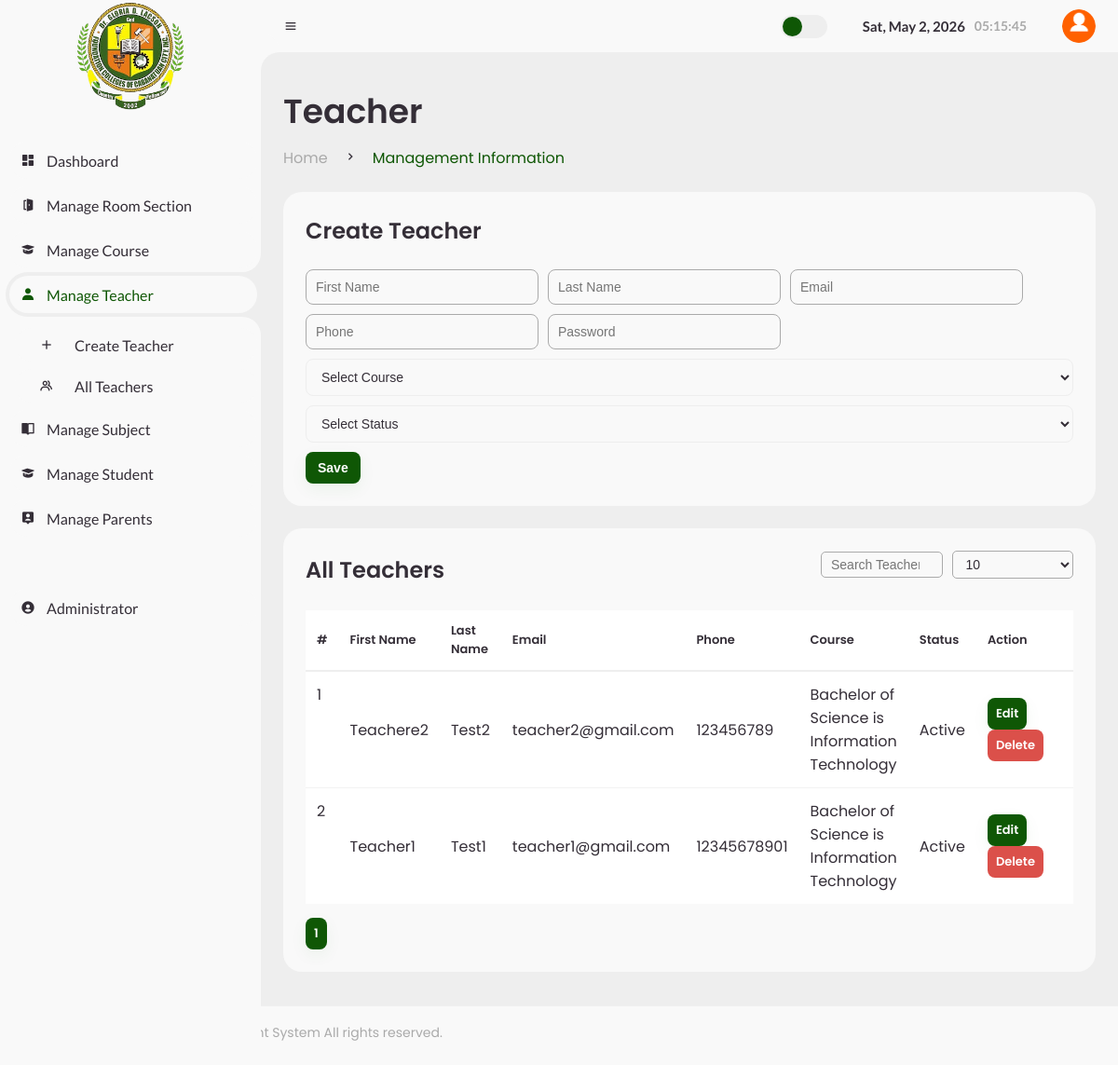
The app's page /Admin/create_teacher.php (signed in) with its own data.
### tables this page shows
CREATE TABLE `teachers` (
  `teacher_id` int(11) NOT NULL,
  `user_id` int(11) NOT NULL,
  `course_id` int(11) DEFAULT NULL,
  `employee_id` varchar(50) DEFAULT NULL,
  `specialization` varchar(100) DEFAULT NULL,
  `hire_date` date DEFAULT NULL,
  `status` enum('Active','Inactive') DEFAULT 'Active'
);

CREATE TABLE `users` (
  `user_id` int(11) NOT NULL,
  `student_id_number` varchar(20) DEFAULT NULL,
  `username` varchar(50) NOT NULL,
  `password` varchar(255) NOT NULL,
  `role` enum('admin','teacher','student','parent') NOT NULL,
  `first_name` varchar(50) NOT NULL,
  `last_name` varchar(50) NOT NULL,
  `email` varchar(100) DEFAULT NULL,
  `contact_number` varchar(20) DEFAULT NULL,
  `profile_picture` varchar(255) DEFAULT NULL,
  `created_at` timestamp NOT NULL DEFAULT current_timestamp()
);

CREATE TABLE `courses` (
  `course_id` int(11) NOT NULL,
  `course_name` varchar(100) NOT NULL,
  `department_name` varchar(100) NOT NULL,
  `description` text DEFAULT NULL
);

### Admin/create_teacher.php (the view, shortened to what this page needs)
<?php include 'header.php'; ?>
<?php
$search = isset($_GET['search']) ? mysqli_real_escape_string($conn,$_GET['search']) : "";
$limit = isset($_GET['limit']) ? (int)$_GET['limit'] : 10;
$page = isset($_GET['page']) ? (int)$_GET['page'] : 1;
$offset = ($page - 1) * $limit;
$editRow = null;
$totalQuery = mysqli_query($conn,"
    SELECT COUNT(*) as total
    FROM users u
    LEFT JOIN teachers t ON u.user_id = t.user_id
    LEFT JOIN courses c ON t.course_id = c.course_id
    WHERE u.role='teacher'
    AND (u.first_name LIKE '%$search%' OR u.last_name LIKE '%$search%' OR u.email LIKE '%$search%')
");
$totalRow = mysqli_fetch_assoc($totalQuery);
$totalRecords = $totalRow['total'];
$totalPages = ceil($totalRecords / $limit);
$dataQuery = mysqli_query($conn,"
    SELECT u.*, t.course_id, t.status, c.course_name
    FROM users u
    LEFT JOIN teachers t ON u.user_id = t.user_id
    LEFT JOIN courses c ON t.course_id = c.course_id
    WHERE u.role='teacher'
    AND (u.first_name LIKE '%$search%' OR u.last_name LIKE '%$search%' OR u.email LIKE '%$search%')
    ORDER BY u.user_id DESC
    LIMIT $offset,$limit
");
?>
<main>
    <div class="head-title">
        <div class="left">
            <h1>Teacher</h1>
            <ul class="breadcrumb">
                <li><a href="#">Home</a></li>
                <li><i class='bx bx-chevron-right'></i></li>
                <li><a class="active">Management Information</a></li>
            </ul>
        </div>
    </div>
    <div class="table-data">
        <div class="order">
            <div class="head">
                <h3><?php echo $editRow ? "Update Teacher" : "Create Teacher"; ?></h3>
            </div>
            <form method="POST" class="form-class">
                <input type="text" name="fname" placeholder="First Name" value="<?php echo $editRow['first_name'] ?? ''; ?>" required>
                <input type="text" name="lname" placeholder="Last Name" value="<?php echo $editRow['last_name'] ?? ''; ?>" required>
                <input type="email" name="email" placeholder="Email" value="<?php echo $editRow['email'] ?? ''; ?>" required>
                <input type="text" name="phone" placeholder="Phone" value="<?php echo $editRow['contact_number'] ?? ''; ?>" required>
                <input type="text" name="password" placeholder="Password <?php echo $editRow ? '(leave blank to keep current)' : ''; ?>" <?php if(!$editRow) echo "required"; ?>>
                <select name="course_id" required>
                    <option value="">Select Course</option>
                </select>
                <select name="status" required>
                    <option value="">Select Status</option>
                </select>
                <?php if($editRow){ ?>
                    <button type="submit" name="update" class="btn primary">Update</button>
                    <a href="create_teacher.php" class="btn danger small">Cancel</a>
                <?php } else { ?>
                    <button type="submit" name="save" class="btn primary">Save</button>
                <?php } ?>
            </form>
        </div>
    </div>
    <div class="table-data">
        <div class="order">
            <div class="head flex-between">
                <h3>All Teachers</h3>
                <div class="row-controls">
                    <input type="search" id="searchInput" class="search-input" placeholder="Search Teacher..." value="<?php echo htmlspecialchars($search); ?>">
                    <select id="limitSelect" class="search-input">
                        <?php foreach([5,10,20,50] as $option){ ?>
                            <option value="<?php echo $option; ?>" <?php if($option==$limit) echo "selected"; ?>><?php echo $option; ?></option>
                        <?php } ?>
                    </select>
                </div>
            </div>
            <table>
                <thead>
                    <tr>
                        <th>#</th>
                        <th>First Name</th>
                        <th>Last Name</th>
                        <th>Email</th>
                        <th>Phone</th>
                        <th>Course</th>
                        <th>Status</th>
                        <th>Action</th>
                    </tr>
                </thead>
                <tbody>
                    <?php $sn = $offset + 1; while($row = mysqli_fetch_assoc($dataQuery)){ ?>
                    <tr>
                        <td><?php echo $sn++; ?></td>
                        <td><?php echo htmlspecialchars($row['first_name']); ?></td>
                        <td><?php echo htmlspecialchars($row['last_name']); ?></td>
                        <td><?php echo htmlspecialchars($row['email']); ?></td>
                        <td><?php echo htmlspecialchars($row['contact_number']); ?></td>
                        <td><?php echo htmlspecialchars($row['course_name']); ?></td>
                        <td><?php echo htmlspecialchars($row['status']); ?></td>
                        <td>
                            <a href="?Id=<?php echo $row['user_id']; ?>&action=edit" class="btn small primary">Edit</a>
                            <a href="?Id=<?php echo $row['user_id']; ?>&action=delete" class="btn small danger" onclick="return confirm('Delete this teacher?')">Delete</a>
                        </td>
                    </tr>
                    <?php } ?>
                </tbody>
            </table>
            <div class="mt-15">
                <?php for($i=1;$i<=$totalPages;$i++){ ?>
                    <a href="?search=<?php echo $search; ?>&limit=<?php echo $limit; ?>&page=<?php echo $i; ?>" class="btn small <?php if($i==$page) echo 'primary'; ?>"><?php echo $i; ?></a>
                <?php } ?>
            </div>
        </div>
    </div>
</main>
<?php include 'stms_footer.php'; ?>

### records on screen
teachers: user.first_name "Teachere2", user.last_name "Test2", user.email "teacher2@gmail.com", user.contact_number "123456789", course.course_name "Bachelor of Science is Information Technology", status "Active"
teachers: user.first_name "Teacher1", user.last_name "Test1", user.email "teacher1@gmail.com", user.contact_number "12345678901", course.course_name "Bachelor of Science is Information Technology", status "Active"

### other values on screen
form field value "10"
